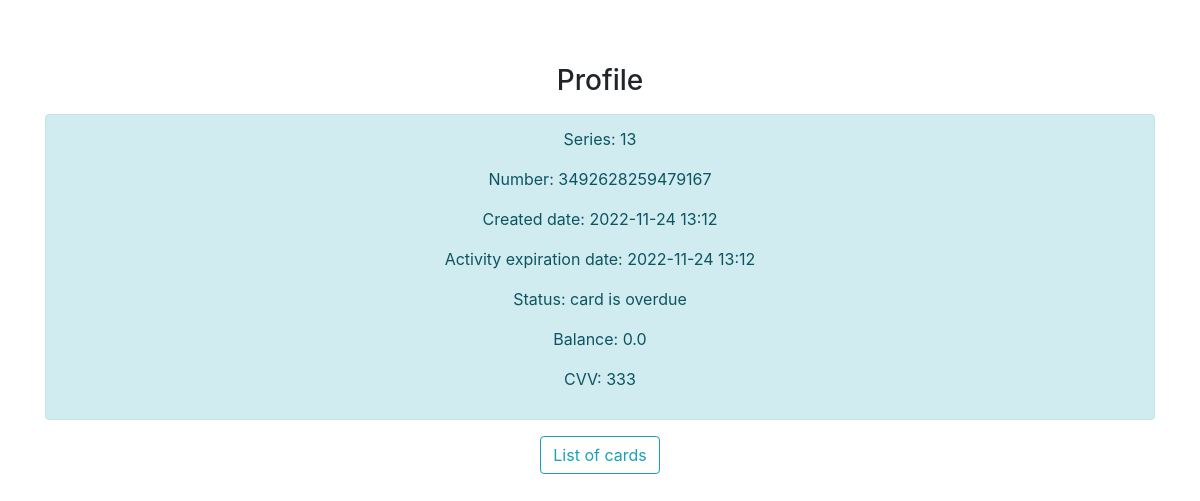
The app's page /profile/43 with its own data.
### cards/models.py (models this page shows, shortened)
class Card(models.Model):
    STATUS_CARD = [
        ('INACTIVE', 'Card is not active'),
        ('ACTIVE', 'Card is active'),
        ('OVERDUE', 'Card is overdue')
    ]
    series = models.IntegerField()
    number_regex = RegexValidator(regex=r'^\+?1?\d{16}$', message="Card number must be entered in the format: '9999888877776666'.")
    number = models.CharField(validators=[number_regex], max_length=16, unique=True, blank=True, null=True)
    created_date = models.DateTimeField(default=timezone.now, verbose_name='created date')
    end_date = models.DateTimeField(default=timezone.now, verbose_name='activity end date',)
    cvv = models.IntegerField()
    balance = models.FloatField(default=0)
    status = models.CharField(max_length=13, choices=STATUS_CARD)
    class Meta:
        verbose_name = 'Card'
        verbose_name_plural = 'Cards'

### cards/views.py (the view)
# urls.py: path('profile/<int:id>', profile_card, name='profile'),
def profile_card(request, id):
    card = get_object_or_404(Card, id=id)
    DATETIME_FORMAT = 'Y-m-d H:i'
    context = {'card': card,
               'DATETIME_FORMAT': DATETIME_FORMAT
               }
    return render(request=request, template_name='cards/profile_card.html', context=context)

### cards/templates/cards/profile_card.html (shortened to what this page needs)
{% extends 'cards/base.html' %}
{% block content %}
<section>
  <div class="container">
    <div class="row">
    </div>
    <div class="row">
      <div class="col-md-12 col-centered">
        <h3 class="mt-5 mb-3">Profile</h3>
        {% if card %}
            <div class="alert alert-info">
                <p>Series: {{ card.series }}</p>
                <p>Number: {{ card.number }}</p>
                <p>Created date: {{ card.created_date|date:DATETIME_FORMAT }}</p>
                <p>Activity expiration date: {{ card.end_date|date:DATETIME_FORMAT }}</p>
                <p>Status: {{ card.status }}</p>
                <p>Balance: {{ card.balance }}</p>
                <p>CVV: {{ card.cvv }}</p>
                </div>
        {% else %}
          <p>No card here</p>
        {% endif %}
          <a href="{% url 'list' %}" class="btn btn-outline-info">List of cards</a>
      </div>
    </div>
  </div>
</section>
{% endblock %}

### cards/templates/cards/base.html (style rules this page uses)
.col-centered { text-align: center; }

### records on screen
Card: series "13", number "3492628259479167", created_date "2022-11-24 13:12", end_date "2022-11-24 13:12", status "card is overdue", balance "0.0", cvv "333"
